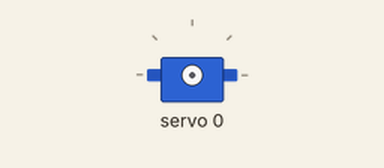
Recording of a sketch running on a simulated ESP32-S3. On the bench: servo. What the sketch prints to the serial monitor is not drawn.

Above: at 0.05 s.
At 0.5 s:
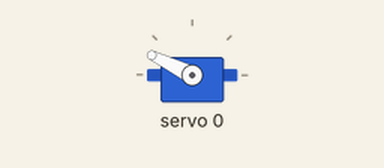
At 1.0 s:
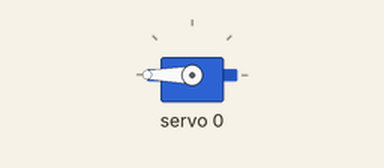
At 1.95 s:
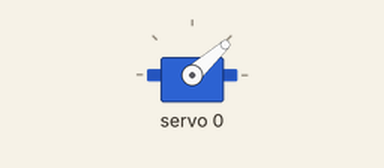
Timing chart, 0 to 5.8 s (numbered marks = the images above):
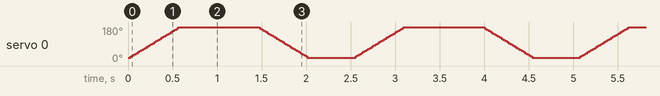

The sketch:

06_Servo_PCA9685.ino
```cpp
// ============================================================
//  MOMO ESP32-S3 — 06 Servo via PCA9685  (I2C 0x40, SDA=14 SCL=15)
//  Library: Adafruit PWM Servo Driver
// ============================================================
#include <Wire.h>
#include <Adafruit_PWMServoDriver.h>
Adafruit_PWMServoDriver pwm = Adafruit_PWMServoDriver(0x40);
#define SERVOMIN 150   // 0 deg
#define SERVOMAX 600   // 180 deg
#define SERVO_FREQ 50
int angleToPulse(int a){ return map(a, 0, 180, SERVOMIN, SERVOMAX); }

void setup() {
  Serial.begin(115200);
  Wire.begin(14, 15);
  pwm.begin();
  pwm.setOscillatorFrequency(27000000);
  pwm.setPWMFreq(SERVO_FREQ);
  delay(10);
  Serial.println("PCA9685 Ready!");
}
void loop() {
  for (int a = 0; a <= 180; a += 5){ pwm.setPWM(0, 0, angleToPulse(a)); delay(20); } // Servo1 = CH0
  delay(500);
  for (int a = 180; a >= 0; a -= 5){ pwm.setPWM(0, 0, angleToPulse(a)); delay(20); }
  delay(500);
}
```
